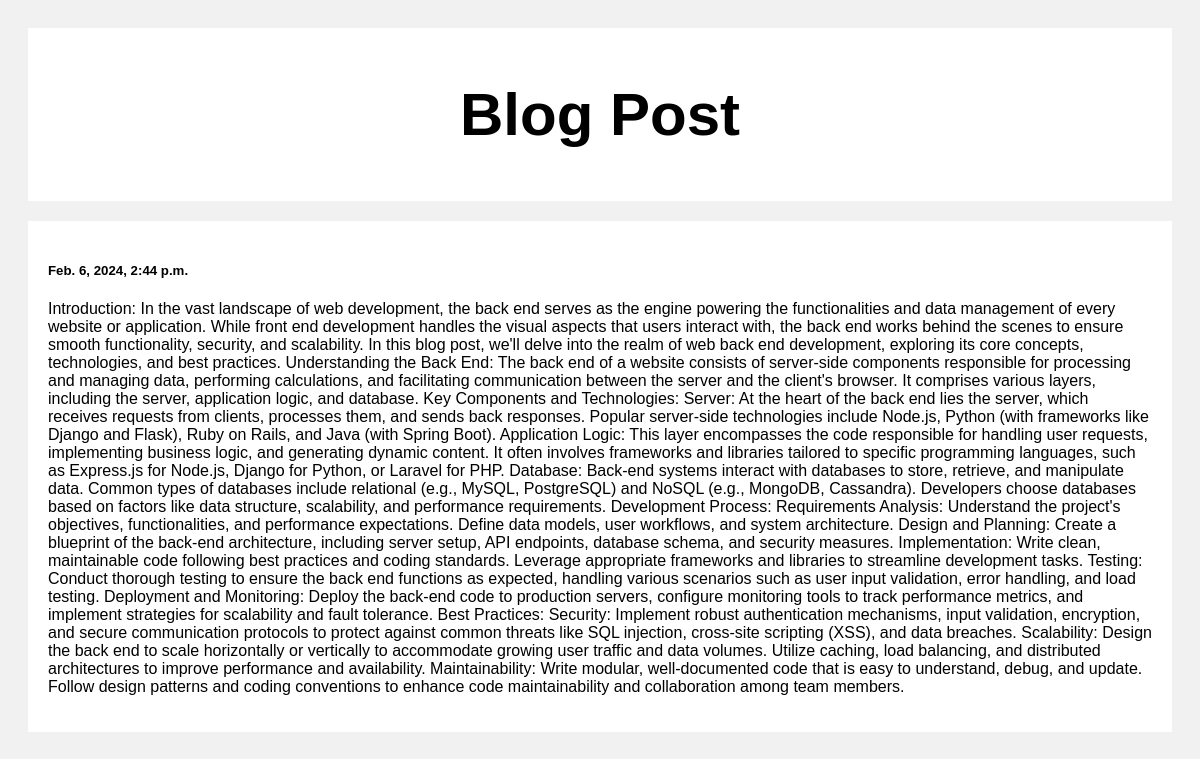
Screenshot of /post/3 with the database file from the repository.
### Blogpost/models.py (models this page shows)
class Post(models.Model):
  tital = models.CharField(max_length = 100)
  body = models.CharField(max_length = 1000000)
  created_at = models.DateTimeField(default=datetime.now, blank=True)

### Blogpost/views.py (the view)
# urls.py: path('post/<str:pk>',views.post , name = 'post')
def post(request, pk):
  Posts = Post.objects.get(id=pk)
  return render(request,'post.html',{'Posts': Posts})

### template/post.html (shortened to what this page needs)
<!DOCTYPE html>
<html>
<head>
</head>
<body>
  <div class="header">
    <h2>Blog Post</h2>
  </div>
  <div class="row">
    <div class="leftcolumn">
      <div class="card">
        <h5>{{Posts.created_at}}</h5>
        <p>{{Posts.body}}</p>
      </div>
    </div>
  </div>
</body>
</html>

### template/post.html (style rules this page uses)
* { box-sizing: border-box; }
body { font-family: Arial; padding: 20px; background: #f1f1f1; }
.header { padding: 2px; font-size: 40px; text-align: center; background: white; }
.leftcolumn { float: left; width: 100%; }
.card { background-color: white; padding: 20px; margin-top: 20px; }
.row:after { content: ""; display: table; clear: both; }

### rows the page displays
Post: created_at "Feb. 6, 2024, 2:44 p.m.", body "Introduction: In the vast landscape of web development, the back end serves as the engine powering the functionalities and data management of every website or application. While front end development handles the visual aspects that users interact with, the back end works behind the scenes to ensure smooth functionality, security, and scalability. In this blog post, we'll delve into the realm of web back end development, exploring its core concepts, technologies, and best practices. Understanding the Back End: The back end of a website consists of server-side components responsible for processing and managing data, performing calculations, and facilitating communication between the server…"
